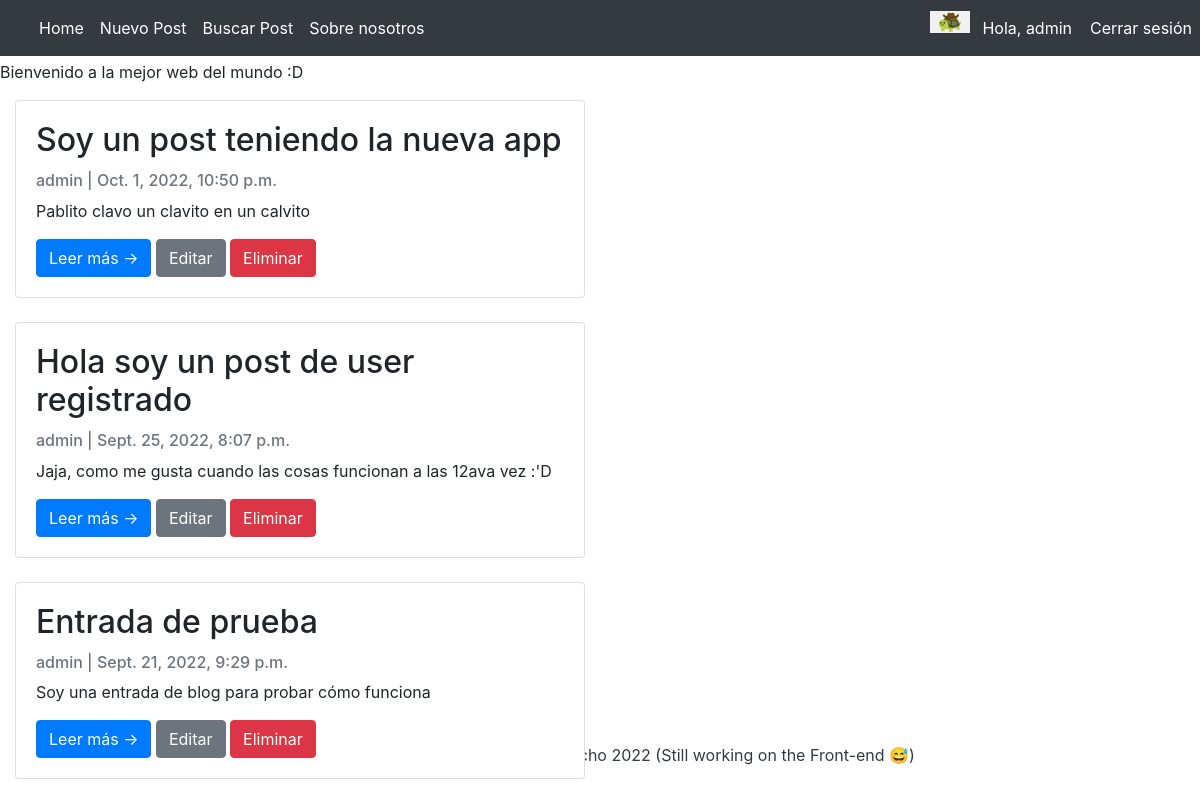
The page /pages/ (signed in) on the database as committed earlier.
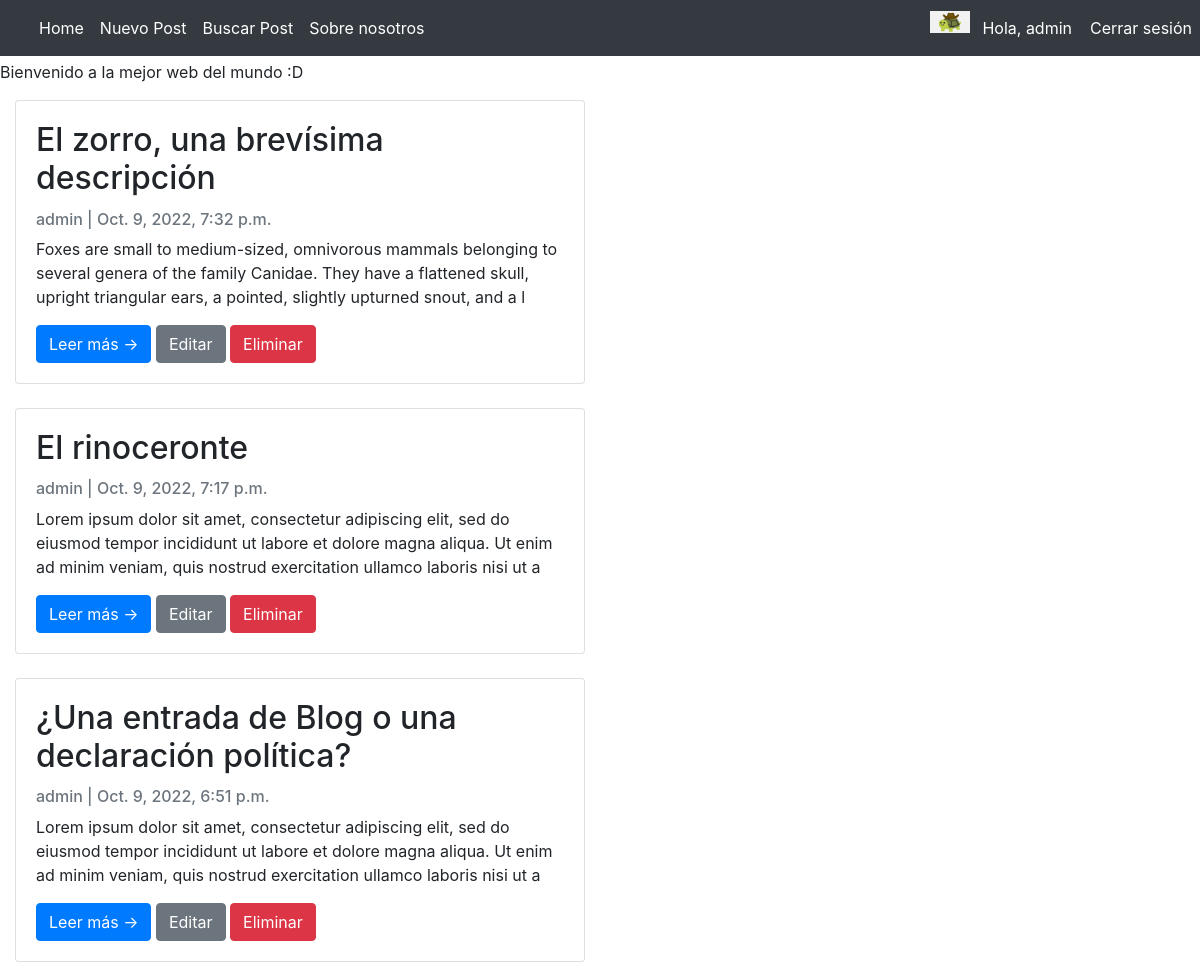
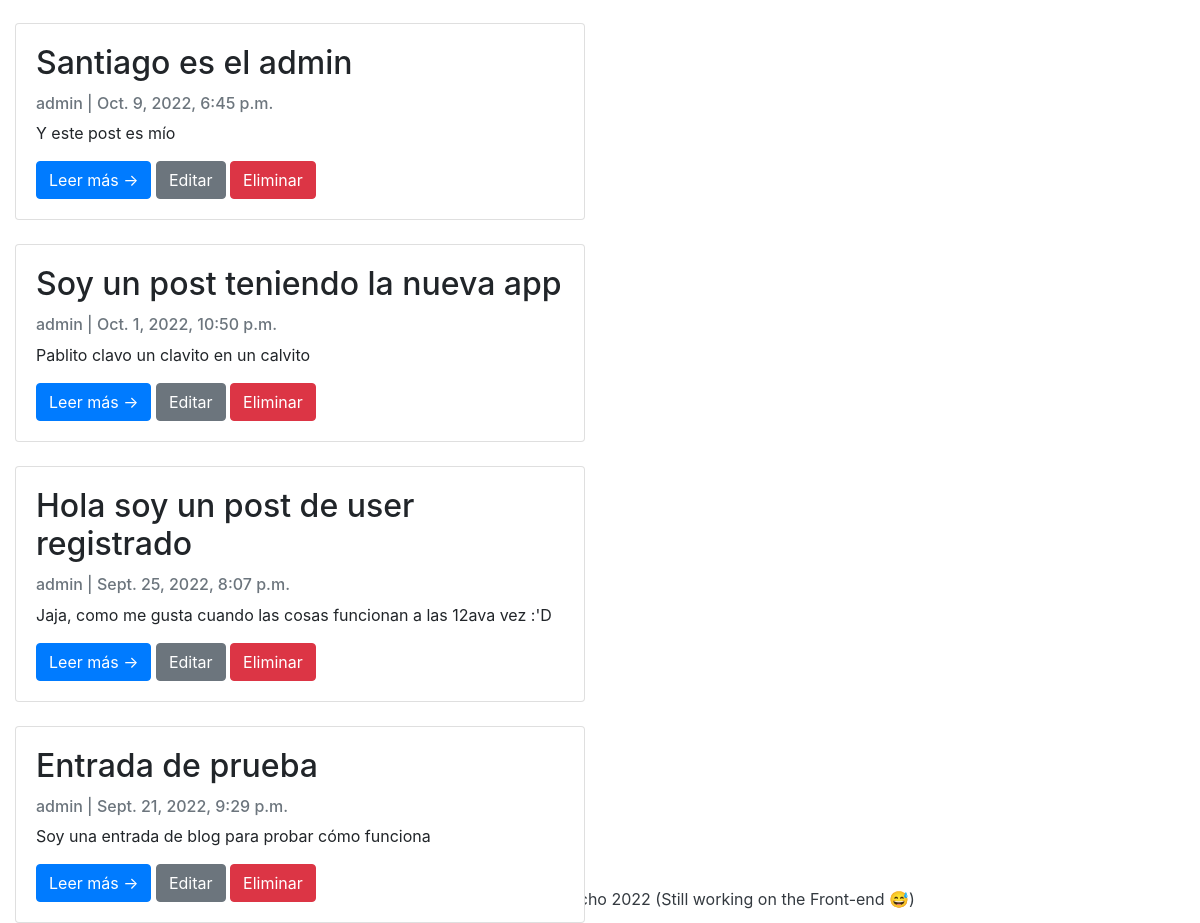
The same page on the database as committed later (2 pictures, top to bottom).
### ProyectoBlog/models.py (models this page shows)
class Post(models.Model):
    title = models.CharField(max_length=200, unique=True)
    content = models.TextField()
    created_on = models.DateTimeField(auto_now_add=True)
    author = models.ForeignKey(User, on_delete= models.CASCADE,related_name='blog_posts', default='1')
    subtitle = models.CharField(max_length=200, unique=False)
    image = models.ImageField(upload_to = 'blog_pics', blank=True, null=True, default = 'default_blog_pic.png')

### ProyectoBlog/views.py (the view)
# urls.py: path('', PostList.as_view(), name='Inicio'),
class PostList(generic.ListView):
    queryset = Post.objects.order_by('-created_on')
    model = Post
    template_name = 'padreBlog.html'
    def get_context_data(self, **kwargs):
        context = super(PostList, self).get_context_data(**kwargs)
        avatar = Avatar.objects.filter(user = self.request.user.id)
        try:
            avatar = avatar[0].image.url
        except:
            avatar = None
        context['avatar'] = avatar
        return context

### ProyectoBlog/templates/padreBlog.html (shortened to what this page needs)
<!DOCTYPE html>
<html lang="en">
    <head>
        {% load static %}
        <link href="https://cdn.jsdelivr.net/npm/bootstrap-icons@1.5.0/font/bootstrap-icons.css" rel="stylesheet" type="text/css" />
        <link href="{% static 'css/styles.css' %}" rel="stylesheet" />
        <link href="{% static 'css/personalStyle.css' %}" rel="stylesheet" />
        <link rel="stylesheet" href="https://stackpath.bootstrapcdn.com/bootstrap/4.5.0/css/bootstrap.min.css">
    </head>
    <body>
        {% if user.is_authenticated %}
            <nav class="navbar navbar-expand-md navbar-dark fixed-top bg-dark">
                <div class="container-fluid">
                    <div class="collapse navbar-collapse" id="navbarCollapse">
                        <ul class="navbar-nav me-auto mb-2 mb-md-0">
                            <li class="nav-item">
                                <a class="nav-link active" aria-current="page" href="/pages/">Home</a>
                            </li>
                            <li class="nav-item">
                                <a class="nav-link active" aria-current="page" href="/pages/addPost">Nuevo Post</a>
                            </li>
                            <li class="nav-item">
                                <a class="nav-link active" aria-current="page" href="/pages/searchPost">Buscar Post</a>
                            </li>
                            <li class="nav-item">
                                <a class="nav-link active" aria-current="page" href="/pages/about">Sobre nosotros</a>
                            </li>
                            <li class="nav-item" style="position: absolute; right: 120px">
                                <a class="nav-link active" aria-current="page"  href="/accounts/profile"> Hola, {{ user.username }}</a>
                            </li>
                            <li class="nav-item" style="position: absolute; right: 0px">
                                <a class="nav-link active" aria-current="page" href="/accounts/logout"> Cerrar sesión</a>
                            </li>
                            <li class="nav-item" style="position: absolute; right: 230px">
                                <img src="{{ avatar }}" width="40px">
                            </li>
                        </ul>
                    </div>
                </div>
            </nav>
        {% endif %}
        <div class="contenido1">
        {% block contenidoQueCambia %}
        <marquee> Bienvenido a la mejor web del mundo :D </marquee>
        <div class="col-md-6 mt-3 left">
            {% if post_list %}
            {% for post in post_list %}
            <div class="card mb-4">
                <div class="card-body">
                    <h2 class="card-title">{{ post.title }}</h2>
                    <p class="card-text text-muted h6">{{ post.author }} | {{ post.created_on}} </p>
                    <p class="card-text">{{post.content|slice:":200" }}</p>
                    <a href="{% url 'post_detail' post.id %}" class="btn btn-primary">Leer más &rarr;</a>
                    {% if user.is_superuser %}
                        <a href="{% url 'post_update_admin' post.id %}" class="btn btn-secondary">Editar </a>
                    {% else %}
                        <a href="{% url 'post_update' post.id %}" class="btn btn-secondary">Editar </a>
                    {% endif %}
                    <a href="{% url 'post_delete' post.id %}" class="btn btn-danger">Eliminar </a>
                </div>
            </div>
            {% endfor %}
            {% else %}
            <p style="text-align:center"> No hay post agregados al Blog aún</p>
            {% endif%}
        </div>
        {% endblock %}
        </div>
        <footer>
            <p class="m-0 text-dark text-center ">Made with &#128151; Santiago Troitiño Cristancho 2022 (Still working on the Front-end &#128517;)</p>
        </footer>
    </body>
</html>

### AppBlog/static/css/personalStyle.css (style rules this page uses)
.contenido1 { position: relative; top: 60px; }

Rows that differ between the two databases and show on the page:
added Post: title "El zorro, una brevísima descripción", author "admin", created_on "Oct. 9, 2022, 7:32 p.m.", content "Foxes are small to medium-sized, omnivorous mammals belonging to several genera of the family Canidae. They have a flattened skull, upright triangular ears, a pointed, slightly upturned snout, and a l"
added Post: title "El rinoceronte", author "admin", created_on "Oct. 9, 2022, 7:17 p.m.", content "Lorem ipsum dolor sit amet, consectetur adipiscing elit, sed do eiusmod tempor incididunt ut labore et dolore magna aliqua. Ut enim ad minim veniam, quis nostrud exercitation ullamco laboris nisi ut a"
added Post: title "¿Una entrada de Blog o una declaración política?", author "admin", created_on "Oct. 9, 2022, 6:51 p.m.", content "Lorem ipsum dolor sit amet, consectetur adipiscing elit, sed do eiusmod tempor incididunt ut labore et dolore magna aliqua. Ut enim ad minim veniam, quis nostrud exercitation ullamco laboris nisi ut a"
added Post: title "Santiago es el admin", author "admin", created_on "Oct. 9, 2022, 6:45 p.m.", content "Y este post es mío"
